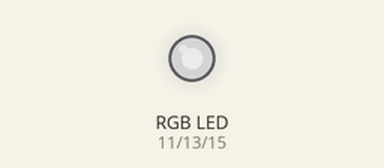
Recording of a program running on a simulated Raspberry Pi (header pin numbers). Shown: an RGB LED mixed from three pins (HIGH = lit). Dim RGB values are drawn brighter than linear.

Above: at 0.05 s.
At 1.7 s:
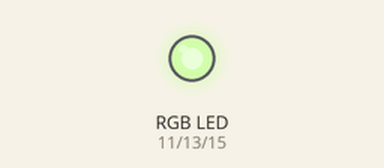
At 3.35 s:
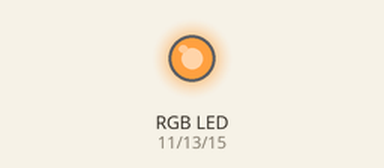
At 6.7 s:
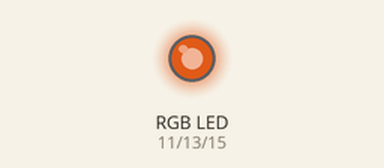
At 10.45 s:
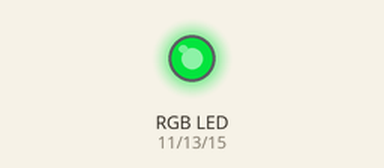
At 14.2 s:
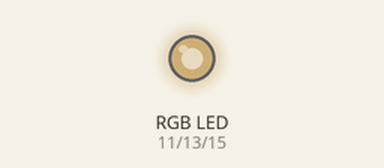
Timing chart, 0 to 18.7 s (numbered marks = the images above):
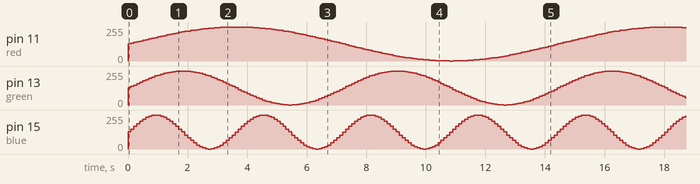

The program:

rgb_softpwm.py
```python
#!/usr/bin/python3
#Controlling a RGB LED with built in PWM.
#Mostly copied from GPIO PWM example:
#http://code.google.com/p/raspberry-gpio-python/wiki/PWM

import time
import RPi.GPIO as GPIO
import math


GPIO.setmode(GPIO.BOARD)
red = 11 # set pin 11 (GPIO 0) for red led
green = 13 # set pin 13 (GPIO 2) for green led
blue = 15 # set pin 15 (GPIO 3) for blue led

Freq = 100 #Hz

GPIO.setup(red, GPIO.OUT) # setup all the pins
GPIO.setup(green, GPIO.OUT)
GPIO.setup(blue, GPIO.OUT)

# setup all the colours
RED = GPIO.PWM(red, Freq) #Pin, frequency
GREEN = GPIO.PWM(green, Freq)
BLUE = GPIO.PWM(blue, Freq)

#Initial duty cycle of 0, so off
RED.start(0)
GREEN.start(0)
BLUE.start(0)

def colour(R, G, B, on_time):
	# colour brightness range is 0-100
	RED.ChangeDutyCycle(R)
	GREEN.ChangeDutyCycle(G)
	BLUE.ChangeDutyCycle(B)
	time.sleep(on_time)

	# turn everything off
	RED.ChangeDutyCycle(0)
	GREEN.ChangeDutyCycle(0)
	BLUE.ChangeDutyCycle(0)

def PosSinWave(amplitude, angle, frequency):
	# angle in degrees
	# creates a positive sin wave between 0 and amplitude*2
	return amplitude + (amplitude * math.sin(math.radians(angle)*frequency) )

try:
	while 1:
		for i in range(0, 720, 5):
			colour( PosSinWave(50, i, 0.5),
			PosSinWave(50, i, 1),
			PosSinWave(50, i, 2),
			0.1 )

except KeyboardInterrupt:
	# Stop all the PWM objects
	RED.stop()
	GREEN.stop()
	BLUE.stop()

	# Tidy up and remaining connections.
	GPIO.cleanup()
```
